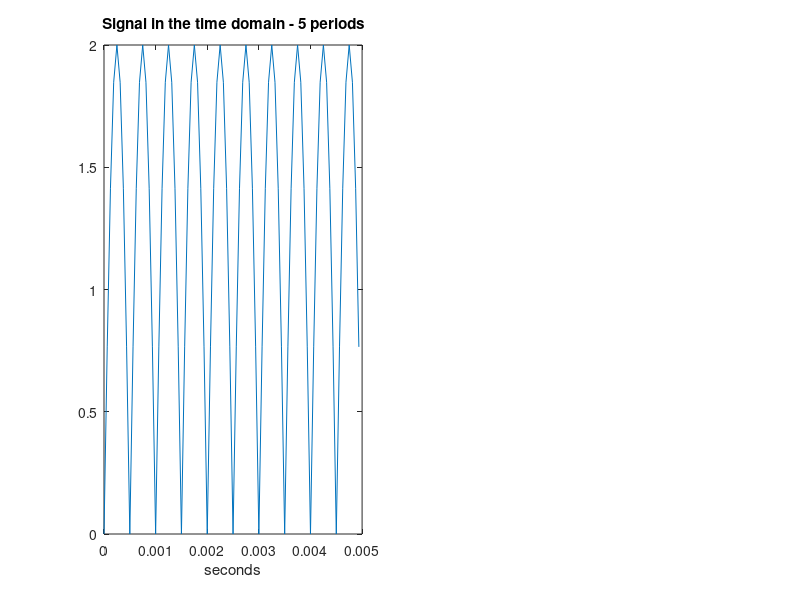

This chart was generated by the following MATLAB code: (Note: this script raises an error after producing the figure.)
clear
clc

f0 = 1000; %Fréquence du sinus
fe = 16000; %Fréquence d'échantillonage
A=2;
T0 = 1/f0;
Te = 1/fe;
D = 2;
t = (0:Te:D);
n = ceil(5*(T0/Te)); % nbre d'échantillons

x = A*sin(2*pi*f0*t);

x3 = abs(x);
subplot(1,2,1);
plot(t(1:n),x3(1:n));
xlabel('seconds');
title('Signal in the time domain - 5 periods');
zoom xon;
disp("Fréquence échantillonage : "+ fe);
% valeur moyenne
Vm = mean(x(1:n));
disp("Vm = "+ Vm)
% puissance moyenne
Pm = mean(x(1:n).^2);
Pdbm = 10*log10((Pm/10^(-3)));
disp("Pm = "+ Pm +" W") % en W
disp("Pdbm = "+ Pdbm +" dBm") % en dBm
% valeur efficace
Aeff = sqrt(Pm);
disp("Aeff = "+ Aeff+ " W^(1/2)")

x4 = [];
modulo = mod(t,T0);
for i = 1:length(modulo)
    index = modulo(1,i);
    if index<(T0/2) && index>=0
        x4 = [x4, 2];
    else
        x4 = [x4, 0.5];
    end
end
subplot(1,2,2);
plot(t(1:n),x4(1:n));
xlabel('seconds');
title('Signal in the time domain - 5 periods');
zoom xon;
disp("Fréquence échantillonage : "+ fe);
% valeur moyenne
Vm = mean(x(1:n));
disp("Vm = "+ Vm)
% puissance moyenne
Pm = mean(x(1:n).^2);
Pdbm = 10*log10((Pm/10^(-3)));
disp("Pm = "+ Pm +" W") % en W
disp("Pdbm = "+ Pdbm +" dBm") % en dBm
% valeur efficace
Aeff = sqrt(Pm);
disp("Aeff = "+ Aeff+ " W^(1/2)")